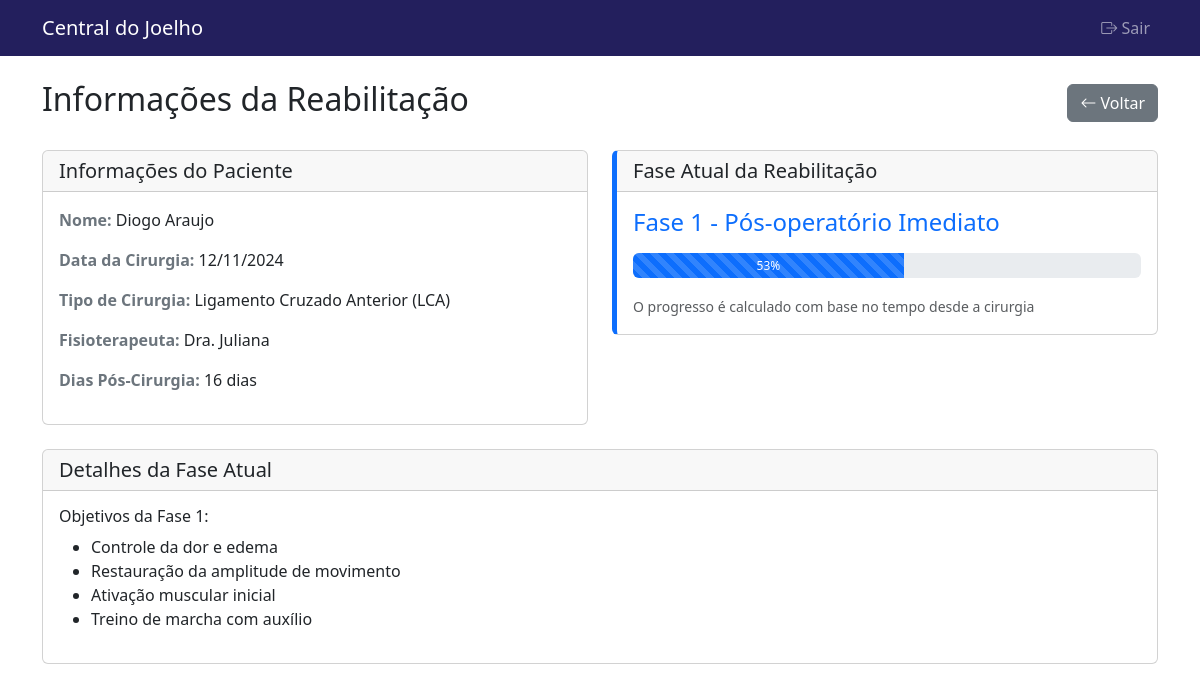
Page /index.php?page=medico/info_reabilitacao&id=20 (signed in) on the committed database.
### tables this page shows
CREATE TABLE IF NOT EXISTS `pacientes` (
  `id` int NOT NULL AUTO_INCREMENT,
  `id_usuario` int NOT NULL,
  `data_cirurgia` date NOT NULL,
  `fisioterapeuta` varchar(255) NOT NULL,
  `problema` varchar(255) NOT NULL,
  `status` varchar(50) NOT NULL DEFAULT 'pendente',
  `data_cadastro` datetime DEFAULT CURRENT_TIMESTAMP,
  `medico` int NOT NULL,
  `tipo_cirurgia` varchar(100) DEFAULT NULL,
  `local_cirurgia` varchar(200) DEFAULT NULL,
  `observacoes_cirurgia` text,
  `id_reabilitacao` int DEFAULT NULL,
  PRIMARY KEY (`id`),
  KEY `id_usuario` (`id_usuario`),
  KEY `fk_paciente_medico` (`medico`),
  KEY `id_reabilitacao` (`id_reabilitacao`)
);

CREATE TABLE IF NOT EXISTS `usuarios` (
  `id` int NOT NULL AUTO_INCREMENT,
  `nome` varchar(255) DEFAULT NULL,
  `email` varchar(255) DEFAULT NULL,
  `cpf` varchar(14) DEFAULT NULL,
  `senha` varchar(255) DEFAULT NULL,
  `tipo_usuario` varchar(50) DEFAULT NULL,
  `status` varchar(50) DEFAULT NULL,
  `data_cadastro` datetime DEFAULT CURRENT_TIMESTAMP,
  PRIMARY KEY (`id`)
);

### pages/medico/info_reabilitacao.php (the view, shortened to what this page needs)
<?php
$conn = getConnection();
$id_paciente = $_GET['id'];
$sql = "
    SELECT
        u.nome as nome_paciente,
        p.data_cirurgia,
        p.problema,
        p.fisioterapeuta,
        DATEDIFF(CURRENT_DATE, p.data_cirurgia) as dias_pos_cirurgia
    FROM usuarios u
    JOIN pacientes p ON u.id = p.id_usuario
    WHERE u.id = ? AND u.tipo_usuario = 'paciente'
";
$stmt = $conn->prepare($sql);
$stmt->execute([$id_paciente]);
$info = $stmt->fetch(PDO::FETCH_ASSOC);
$dias_pos_cirurgia = $info['dias_pos_cirurgia'];
$fase = '';
$progresso = 0;
if ($dias_pos_cirurgia <= 30) {
    $fase = 'Fase 1 - Pós-operatório Imediato';
    $progresso = ($dias_pos_cirurgia / 30) * 100;
} elseif ($dias_pos_cirurgia <= 90) {
    $fase = 'Fase 2 - Fortalecimento Inicial';
    $progresso = ((($dias_pos_cirurgia - 30) / 60) * 100);
} elseif ($dias_pos_cirurgia <= 180) {
    $fase = 'Fase 3 - Fortalecimento Avançado';
    $progresso = ((($dias_pos_cirurgia - 90) / 90) * 100);
} else {
    $fase = 'Fase 4 - Retorno às Atividades';
    $progresso = 100;
}
$progresso = min(100, max(0, $progresso));
?>
<!DOCTYPE html>
<html lang="pt-BR">
<head>
    <link href="https://cdn.jsdelivr.net/npm/bootstrap@5.3.0/dist/css/bootstrap.min.css" rel="stylesheet">
    <link rel="stylesheet" href="https://cdn.jsdelivr.net/npm/bootstrap-icons@1.7.2/font/bootstrap-icons.css">
</head>
<body>
    <?php include_once __DIR__ . '/../../common/header_medico.php'; ?>
    <div class="container my-4">
        <div class="row">
            <div class="col-12">
                <div class="d-flex justify-content-between align-items-center mb-4">
                    <h2>Informações da Reabilitação</h2>
                    <a href="/centraldojoelho/index.php?page=medico/pacientes" class="btn btn-secondary">
                        <i class="bi bi-arrow-left"></i> Voltar
                    </a>
                </div>
            </div>
        </div>
        <div class="row mb-4">
            <div class="col-md-6">
                <div class="card">
                    <div class="card-header">
                        <h5 class="card-title mb-0">Informações do Paciente</h5>
                    </div>
                    <div class="card-body">
                        <p><span class="info-label">Nome:</span> <?php echo htmlspecialchars($info['nome_paciente']); ?></p>
                        <p><span class="info-label">Data da Cirurgia:</span> <?php echo date('d/m/Y', strtotime($info['data_cirurgia'])); ?></p>
                        <p><span class="info-label">Tipo de Cirurgia:</span> <?php echo htmlspecialchars($info['problema']); ?></p>
                        <p><span class="info-label">Fisioterapeuta:</span> <?php echo htmlspecialchars($info['fisioterapeuta']); ?></p>
                        <p><span class="info-label">Dias Pós-Cirurgia:</span> <?php echo $dias_pos_cirurgia; ?> dias</p>
                    </div>
                </div>
            </div>
            <div class="col-md-6">
                <div class="card fase-card">
                    <div class="card-header">
                        <h5 class="card-title mb-0">Fase Atual da Reabilitação</h5>
                    </div>
                    <div class="card-body">
                        <h4 class="text-primary mb-3"><?php echo $fase; ?></h4>
                        <div class="progress mb-3">
                            <div class="progress-bar progress-bar-striped progress-bar-animated"
                                 role="progressbar"
                                 style="width: <?php echo $progresso; ?>%"
                                 aria-valuenow="<?php echo $progresso; ?>"
                                 aria-valuemin="0"
                                 aria-valuemax="100">
                                <?php echo round($progresso); ?>%
                            </div>
                        </div>
                        <p class="mb-0"><small class="text-muted">O progresso é calculado com base no tempo desde a cirurgia</small></p>
                    </div>
                </div>
            </div>
        </div>
        <div class="row">
            <div class="col-12">
                <div class="card">
                    <div class="card-header">
                        <h5 class="card-title mb-0">Detalhes da Fase Atual</h5>
                    </div>
                    <div class="card-body">
                        <?php if ($dias_pos_cirurgia <= 30): ?>
                            <h6>Objetivos da Fase 1:</h6>
                            <ul>
                                <li>Controle da dor e edema</li>
                                <li>Restauração da amplitude de movimento</li>
                                <li>Ativação muscular inicial</li>
                                <li>Treino de marcha com auxílio</li>
                            </ul>
                        <?php endif; ?>
                    </div>
                </div>
            </div>
        </div>
    </div>
</body>
</html>

### pages/medico/info_reabilitacao.php (style rules this page uses)
.progress { height: 25px; }
.fase-card { border-left: 5px solid #0d6efd; }
.info-label { font-weight: bold; color: #6c757d; }

### rows in the picture
pacientes: id_usuario.nome "Diogo Araujo", data_cirurgia "12/11/2024", problema "Ligamento Cruzado Anterior (LCA)", fisioterapeuta "Dra. Juliana"

### other values in the picture
$dias_pos_cirurgia "16"
$fase "Fase 1 - Pós-operatório Imediato"
$progresso "53"
